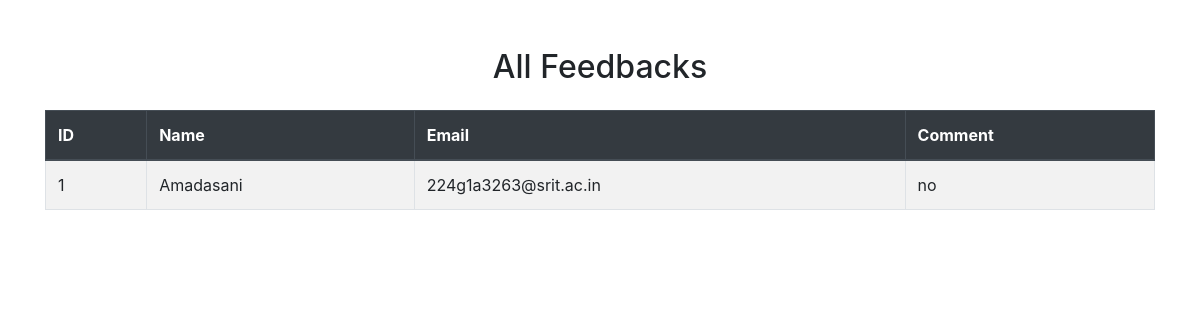
/admin, run on an earlier commit of the app's database.
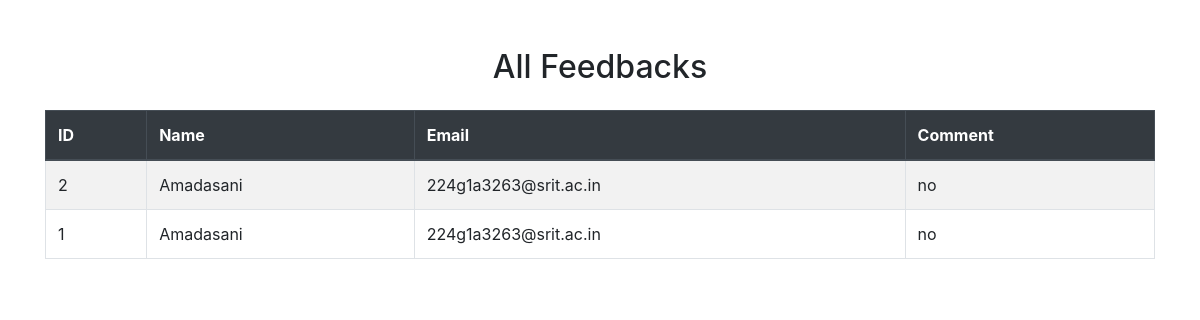
And on a later commit of the database.
### tables this page shows
CREATE TABLE feedbacks (
            id INTEGER PRIMARY KEY AUTOINCREMENT,
            student_name TEXT NOT NULL,
            email TEXT NOT NULL,
            comments TEXT NOT NULL,
            submitted_at TIMESTAMP DEFAULT CURRENT_TIMESTAMP
        );

### app.py (the view)
@app.route('/admin')
def admin():
    conn = get_db_connection()
    cursor = conn.cursor()
    cursor.execute("SELECT * FROM feedbacks ORDER BY submitted_at DESC")
    feedbacks = cursor.fetchall()
    conn.close()
    return render_template("admin.html", feedbacks=feedbacks)

### app.py (called while the page is built)
def get_db_connection():
    conn = sqlite3.connect(DB_NAME)
    conn.row_factory = sqlite3.Row
    return conn

### templates/admin.html
{% extends "base.html" %}
{% block content %}
<h2 class="text-center mb-4">All Feedbacks</h2>
<table class="table table-bordered table-striped">
    <thead class="thead-dark">
        <tr>
            <th>ID</th>
            <th>Name</th>
            <th>Email</th>
            <th>Comment</th>
        </tr>
    </thead>
    <tbody>
        {% for fb in feedbacks %}
        <tr>
            <td>{{ fb[0] }}</td>
            <td>{{ fb[1] }}</td>
            <td>{{ fb[2] }}</td>
            <td>{{ fb[3] }}</td>
        </tr>
        {% endfor %}
    </tbody>
</table>
{% endblock %}

### templates/base.html (shortened to what this page needs)
<!DOCTYPE html>
<html lang="en">
<head>
    <link rel="stylesheet" href="https://stackpath.bootstrapcdn.com/bootstrap/4.5.2/css/bootstrap.min.css">
</head>
<body>
    <div class="container mt-5">
        {% block content %}
        {% endblock %}
    </div>
</body>
</html>

What changed in the data, as far as the page shows it:
added feedbacks: id "2", student_name "Amadasani", email "224g1a3263@srit.ac.in", comments "no"
